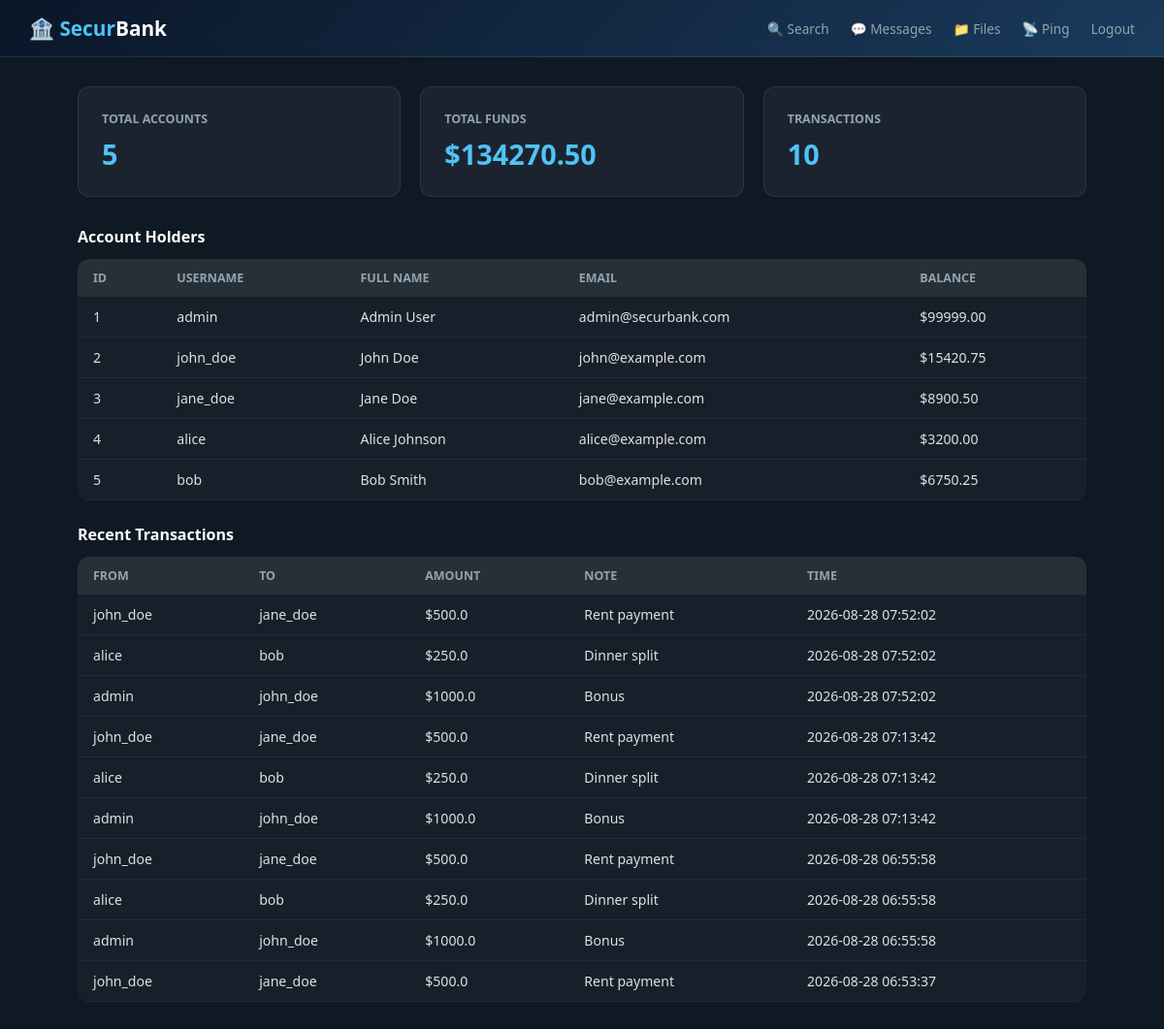
The app's page /dashboard (signed in) with its own data.
### tables this page shows
CREATE TABLE users (
            id        INTEGER PRIMARY KEY AUTOINCREMENT,
            username  TEXT NOT NULL UNIQUE,
            password  TEXT NOT NULL,
            full_name TEXT,
            email     TEXT,
            balance   REAL DEFAULT 0.00
        );

CREATE TABLE transactions (
            id         INTEGER PRIMARY KEY AUTOINCREMENT,
            from_user  TEXT,
            to_user    TEXT,
            amount     REAL,
            note       TEXT,
            created_at DATETIME DEFAULT CURRENT_TIMESTAMP
        );

### routes/bank.py (the view)
@bank_bp.route('/dashboard')
@login_required
def dashboard():
    conn   = get_db()
    users  = conn.execute('SELECT * FROM users').fetchall()
    txns   = conn.execute(
        'SELECT * FROM transactions ORDER BY created_at DESC LIMIT 10'
    ).fetchall()
    conn.close()
    return render_template('dashboard.html', users=users, transactions=txns)

### app.py (called while the page is built)
@app.after_request
def add_ngrok_header(response):
    response.headers['ngrok-skip-browser-warning'] = 'true'
    return response

### db/init_db.py (called while the page is built)
def get_db():
    conn = sqlite3.connect(DB_PATH)
    conn.row_factory = sqlite3.Row
    return conn

### routes/bank.py (called while the page is built)
def login_required(f):
    from functools import wraps
    @wraps(f)
    def decorated(*args, **kwargs):
        if 'user' not in session:
            return redirect('/login')
        return f(*args, **kwargs)
    return decorated

### templates/dashboard.html (shortened to what this page needs)
<!DOCTYPE html>
<html lang="en">
<head><meta charset="UTF-8"/><title>SecurBank — Dashboard</title>
</head>
<body>
<nav>
  <h1>🏦 <span>Secur</span>Bank</h1>
  <div>
    <a href="/search">🔍 Search</a>
    <a href="/messages">💬 Messages</a>
    <a href="/files">📁 Files</a>
    <a href="/ping">📡 Ping</a>
    <a href="/logout">Logout</a>
  </div>
</nav>
<div class="main">
  <div class="cards">
    <div class="card"><h3>Total Accounts</h3>
      <div class="val">{{ users|length }}</div></div>
    <div class="card"><h3>Total Funds</h3>
      <div class="val">${{ "%.2f"|format(users|sum(attribute='balance')) }}</div></div>
    <div class="card"><h3>Transactions</h3>
      <div class="val">{{ transactions|length }}</div></div>
  </div>
  <div class="sec">Account Holders</div>
  <table>
    <tr><th>ID</th><th>Username</th><th>Full Name</th><th>Email</th><th>Balance</th></tr>
    {% for u in users %}
    <tr><td>{{u.id}}</td><td>{{u.username}}</td><td>{{u.full_name}}</td>
        <td>{{u.email}}</td><td>${{"%.2f"|format(u.balance)}}</td></tr>
    {% endfor %}
  </table>
  <div class="sec">Recent Transactions</div>
  <table>
    <tr><th>From</th><th>To</th><th>Amount</th><th>Note</th><th>Time</th></tr>
    {% for t in transactions %}
    <tr><td>{{t.from_user}}</td><td>{{t.to_user}}</td><td>${{t.amount}}</td>
        <td>{{t.note}}</td><td>{{t.created_at}}</td></tr>
    {% endfor %}
  </table>
</div>
</body></html>

### templates/dashboard.html (style rules this page uses)
* { margin:0;padding:0;box-sizing:border-box; }
body { font-family:'Segoe UI',sans-serif;background:#0f1923;color:#e0e0e0; }
nav { background:linear-gradient(135deg,#0a1628,#1a3a5c);padding:15px 30px; display:flex;align-items:center;justify-content:space-between; border-bottom:1px solid rgba(255,255,255,0.1); }
nav h1 { color:#fff;font-size:1.3rem; }
nav h1 span { color:#4fc3f7; }
nav a { color:#90a4ae;text-decoration:none;font-size:0.85rem;margin-left:18px; }
.main { padding:30px;max-width:1100px;margin:0 auto; }
.cards { display:grid;grid-template-columns:repeat(3,1fr);gap:20px;margin-bottom:30px; }
.card { background:rgba(255,255,255,0.05);border:1px solid rgba(255,255,255,0.08); border-radius:12px;padding:24px; }
.card h3 { color:#90a4ae;font-size:0.78rem;text-transform:uppercase;margin-bottom:8px; }
.card .val { font-size:1.8rem;font-weight:700;color:#4fc3f7; }
table { width:100%;border-collapse:collapse;background:rgba(255,255,255,0.03); border-radius:12px;overflow:hidden; }
th { background:rgba(255,255,255,0.07);padding:11px 16px;text-align:left; color:#90a4ae;font-size:0.78rem;text-transform:uppercase; }
td { padding:11px 16px;border-bottom:1px solid rgba(255,255,255,0.05);font-size:0.88rem; }
.sec { font-size:1rem;color:#fff;margin:24px 0 12px;font-weight:600; }

### records on screen
users: id "1", username "admin", full_name "Admin User", email "admin@securbank.com", balance "99999.00"
users: id "2", username "john_doe", full_name "John Doe", email "john@example.com", balance "15420.75"
users: id "3", username "jane_doe", full_name "Jane Doe", email "jane@example.com", balance "8900.50"
users: id "4", username "alice", full_name "Alice Johnson", email "alice@example.com", balance "3200.00"
users: id "5", username "bob", full_name "Bob Smith", email "bob@example.com", balance "6750.25"
transactions: from_user "john_doe", to_user "jane_doe", amount "500.0", note "Rent payment", created_at "2026-08-28 07:52:02"
transactions: from_user "alice", to_user "bob", amount "250.0", note "Dinner split", created_at "2026-08-28 07:52:02"
transactions: from_user "admin", to_user "john_doe", amount "1000.0", note "Bonus", created_at "2026-08-28 07:52:02"
transactions: from_user "john_doe", to_user "jane_doe", amount "500.0", note "Rent payment", created_at "2026-08-28 07:13:42"
transactions: from_user "alice", to_user "bob", amount "250.0", note "Dinner split", created_at "2026-08-28 07:13:42"
transactions: from_user "admin", to_user "john_doe", amount "1000.0", note "Bonus", created_at "2026-08-28 07:13:42"
transactions: from_user "john_doe", to_user "jane_doe", amount "500.0", note "Rent payment", created_at "2026-08-28 06:55:58"
transactions: from_user "alice", to_user "bob", amount "250.0", note "Dinner split", created_at "2026-08-28 06:55:58"
transactions: from_user "admin", to_user "john_doe", amount "1000.0", note "Bonus", created_at "2026-08-28 06:55:58"
transactions: from_user "john_doe", to_user "jane_doe", amount "500.0", note "Rent payment", created_at "2026-08-28 06:53:37"

### other values on screen
{{ users|length }} "5"
{{ "%.2f"|format(users|sum(attribute='balance')) }} "134270.50"
{{ transactions|length }} "10"
